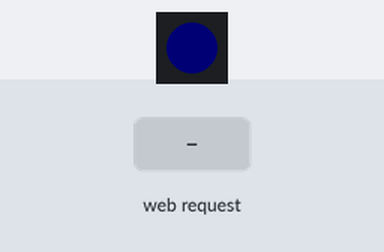
The program below on a simulated ESP32-S3. Parts: 1 RGB LEDs in strip order, left to right. Inputs (shaded band) come from the test bench. Dim RGB values are drawn brighter than linear; WiFi joins after 1.5 s; servers stay silent unless stated; what the program prints to the serial monitor is not drawn.

Above: at 3.9 s.
4.0 s: HTTP request GET /on received
At 4.5 s:
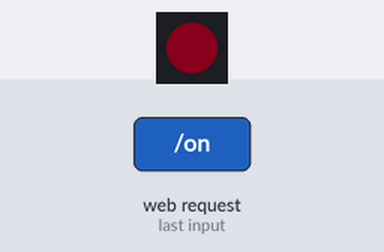
5.5 s: HTTP request GET /off received
At 6.9 s:
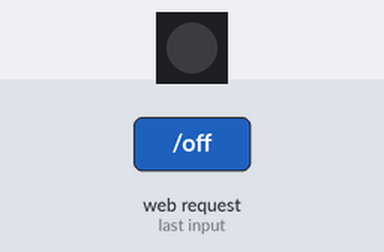
Timing chart, 0 to 8.5 s (numbered marks = the images above; inputs shaded):
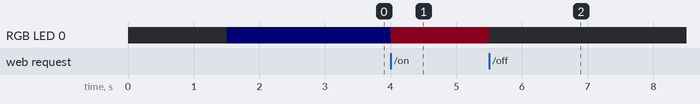

The program:

main.cpp
```cpp
#include <Arduino.h>
#include <Adafruit_NeoPixel.h>
#include <WiFi.h>
#include <WebServer.h>
#define LED_PIN    48
#define NUM_LEDS   1

const char* ssid = "Belkin_N+_34E59E";
const char* password = "";

WebServer server(80);  // Web server on port 80

Adafruit_NeoPixel strip(NUM_LEDS, LED_PIN, NEO_GRB + NEO_KHZ800);

void handleRoot() {
  String page = R"rawliteral(
    <!DOCTYPE html>
    <html>
    <head><title>ESP32 LED Control</title></head>
    <body>
      <h1>ESP32 LED Control</h1>
      <p><a href="/on"><button>Turn ON</button></a></p>
      <p><a href="/off"><button>Turn OFF</button></a></p>
    </body>
    </html>
  )rawliteral";
  server.send(200, "text/html", page);
}

void handleOn() {
   // Red
  strip.setPixelColor(0, strip.Color(10, 0, 2));
  strip.show();
    // Off
  server.sendHeader("Location", "/");
  server.send(303);
}

void handleOff() {
  strip.setPixelColor(0, strip.Color(0, 0, 0));
  strip.show();
  server.sendHeader("Location", "/");
  server.send(303);
}

// put function declarations here:
int myFunction(int, int);


void setup() {
  // put your setup code here, to run once:

  Serial.begin(115200);
  pinMode(LED_PIN, OUTPUT);
  digitalWrite(LED_PIN, LOW);

  WiFi.begin(ssid, password);
  Serial.print("Connecting to WiFi");
  while (WiFi.status() != WL_CONNECTED) {
    delay(500);
    Serial.print(".");
  }
  Serial.println("\nConnected!");
  Serial.print("IP Address: ");
  Serial.println(WiFi.localIP());

  // Setup Web Server Routes
  server.on("/", handleRoot);
  server.on("/on", handleOn);
  server.on("/off", handleOff);

  server.begin();
  Serial.println("HTTP server started");


  int result = myFunction(2, 3);
  strip.begin();
  strip.show(); // Initialize all pixels to 'off'
  // put your setup code here, to run once:
 // Red
  strip.setPixelColor(0, strip.Color(0, 0, 1));
  strip.show();
  delay(1200);
    // Off

}

void loop() {
  // put your main code here, to run repeatedly:

  server.handleClient();


}

// put function definitions here:
int myFunction(int x, int y) {
  return x + y;
}
```

Measured:
- after the input at 4.0 s, RGB LED 0: RGB(0, 0, 1) → RGB(10, 0, 2) at once
- after the input at 5.5 s, RGB LED 0: RGB(10, 0, 2) → off at once
